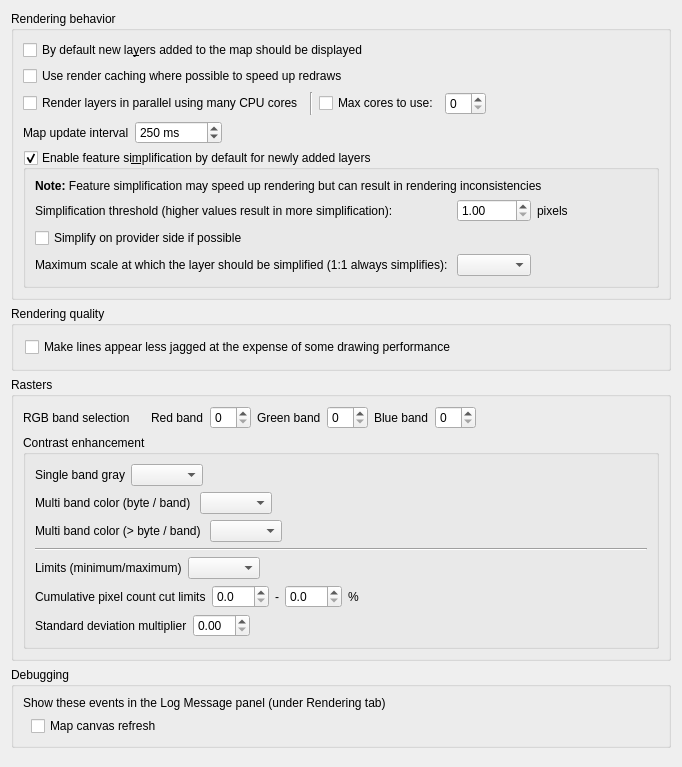
             <widget class="QWidget" name="mOptionsScrollAreaContents_04">
              <property name="geometry">
               <rect>
                <x>0</x>
                <y>0</y>
                <width>682</width>
                <height>767</height>
               </rect>
              </property>
              <layout class="QVBoxLayout" name="verticalLayout_29">
               <item>
                <widget class="QgsCollapsibleGroupBox" name="groupBox_5">
                 <property name="title">
                  <string>Rendering behavior</string>
                 </property>
                 <layout class="QVBoxLayout" name="verticalLayout_9">
                  <item>
                   <widget class="QCheckBox" name="chkAddedVisibility">
                    <property name="text">
                     <string>By default new la&amp;yers added to the map should be displayed</string>
                    </property>
                   </widget>
                  </item>
                  <item>
                   <widget class="QCheckBox" name="chkUseRenderCaching">
                    <property name="text">
                     <string>Use render caching where possible to speed up redraws</string>
                    </property>
                   </widget>
                  </item>
                  <item>
                   <layout class="QHBoxLayout" name="horizontalLayout_26">
                    <item>
                     <widget class="QCheckBox" name="chkParallelRendering">
                      <property name="text">
                       <string>Render layers in parallel using many CPU cores</string>
                      </property>
                     </widget>
                    </item>
                    <item>
                     <widget class="Line" name="line_6">
                      <property name="orientation">
                       <enum>Qt::Vertical</enum>
                      </property>
                     </widget>
                    </item>
                    <item>
                     <widget class="QCheckBox" name="chkMaxThreads">
                      <property name="text">
                       <string>Max cores to use:</string>
                      </property>
                     </widget>
                    </item>
                    <item>
                     <widget class="QSpinBox" name="spinMaxThreads"/>
                    </item>
                    <item>
                     <spacer name="horizontalSpacer_41">
                      <property name="orientation">
                       <enum>Qt::Horizontal</enum>
                      </property>
                      <property name="sizeHint" stdset="0">
                       <size>
                        <width>40</width>
                        <height>20</height>
                       </size>
                      </property>
                     </spacer>
                    </item>
                   </layout>
                  </item>
                  <item>
                   <layout class="QHBoxLayout" name="horizontalLayout_4">
                    <item>
                     <widget class="QLabel" name="label_56">
                      <property name="text">
                       <string>Map update interval</string>
                      </property>
                     </widget>
                    </item>
                    <item>
                     <widget class="QSpinBox" name="spinMapUpdateInterval">
                      <property name="suffix">
                       <string> ms</string>
                      </property>
                      <property name="maximum">
                       <number>999999</number>
                      </property>
                      <property name="singleStep">
                       <number>50</number>
                      </property>
                      <property name="value">
                       <number>250</number>
                      </property>
                     </widget>
                    </item>
                    <item>
                     <spacer name="horizontalSpacer_46">
                      <property name="orientation">
                       <enum>Qt::Horizontal</enum>
                      </property>
                      <property name="sizeHint" stdset="0">
                       <size>
                        <width>40</width>
                        <height>20</height>
                       </size>
                      </property>
                     </spacer>
                    </item>
                   </layout>
                  </item>
                  <item>
                   <widget class="QgsCollapsibleGroupBox" name="mSimplifyDrawingGroupBox">
                    <property name="title">
                     <string>Enable feature si&amp;mplification by default for newly added layers</string>
                    </property>
                    <property name="flat">
                     <bool>true</bool>
                    </property>
                    <property name="checkable">
                     <bool>true</bool>
                    </property>
                    <layout class="QGridLayout" name="_14">
                     <item row="0" column="1" colspan="4">
                      <widget class="QLabel" name="label_59">
                       <property name="text">
                        <string>&lt;b&gt;Note:&lt;/b&gt; Feature simplification may speed up rendering but can result in rendering inconsistencies</string>
                       </property>
                      </widget>
                     </item>
                     <item row="1" column="1">
                      <widget class="QLabel" name="label_65">
                       <property name="text">
                        <string>Simplification threshold (higher values result in more simplification): </string>
                       </property>
                       <property name="margin">
                        <number>2</number>
                       </property>
                      </widget>
                     </item>
                     <item row="1" column="2">
                      <widget class="QDoubleSpinBox" name="mSimplifyDrawingSpinBox">
                       <property name="toolTip">
                        <string>Higher values result in more simplification</string>
                       </property>
                       <property name="decimals">
                        <number>2</number>
                       </property>
                       <property name="minimum">
                        <double>1.000000000000000</double>
                       </property>
                       <property name="maximum">
                        <double>5.000000000000000</double>
                       </property>
                       <property name="singleStep">
                        <double>0.200000000000000</double>
                       </property>
                       <property name="value">
                        <double>1.000000000000000</double>
                       </property>
                      </widget>
                     </item>
                     <item row="1" column="3">
                      <widget class="QLabel" name="mSimplifyDrawingPx">
                       <property name="text">
                        <string>pixels</string>
                       </property>
                       <property name="margin">
                        <number>2</number>
                       </property>
                      </widget>
                     </item>
                     <item row="1" column="4">
                      <spacer name="horizontalSpacer_40">
                       <property name="orientation">
                        <enum>Qt::Horizontal</enum>
                       </property>
                       <property name="sizeHint" stdset="0">
                        <size>
                         <width>20</width>
                         <height>20</height>
                        </size>
                       </property>
                      </spacer>
                     </item>
                     <item row="2" column="1" colspan="4">
                      <widget class="QCheckBox" name="mSimplifyDrawingAtProvider">
                       <property name="text">
                        <string>Simplify on provider side if possible</string>
                       </property>
                      </widget>
                     </item>
                     <item row="3" column="1">
                      <widget class="QLabel" name="mSimplifyMaxScaleLabel">
                       <property name="text">
                        <string>Maximum scale at which the layer should be simplified (1:1 always simplifies): </string>
                       </property>
                       <property name="margin">
                        <number>2</number>
                       </property>
                      </widget>
                     </item>
                     <item row="3" column="2">
                      <widget class="QgsScaleComboBox" name="mSimplifyMaximumScaleComboBox">
                       <property name="sizePolicy">
                        <sizepolicy hsizetype="Expanding" vsizetype="Fixed">
                         <horstretch>0</horstretch>
                         <verstretch>0</verstretch>
                        </sizepolicy>
                       </property>
                      </widget>
                     </item>
                    </layout>
                   </widget>
                  </item>
                 </layout>
                </widget>
               </item>
               <item>
                <widget class="QgsCollapsibleGroupBox" name="groupBox_8">
                 <property name="title">
                  <string>Rendering quality</string>
                 </property>
                 <layout class="QVBoxLayout" name="_5">
                  <property name="leftMargin">
                   <number>11</number>
                  </property>
                  <property name="topMargin">
                   <number>11</number>
                  </property>
                  <property name="rightMargin">
                   <number>11</number>
                  </property>
                  <property name="bottomMargin">
                   <number>11</number>
                  </property>
                  <item>
                   <widget class="QCheckBox" name="chkAntiAliasing">
                    <property name="text">
                     <string>Make lines appear less jagged at the expense of some drawing performance</string>
                    </property>
                   </widget>
                  </item>
                 </layout>
                </widget>
               </item>
               <item>
                <widget class="QgsCollapsibleGroupBox" name="groupBox_14">
                 <property name="title">
                  <string>Rasters</string>
                 </property>
                 <layout class="QVBoxLayout" name="verticalLayout_10">
                  <item>
                   <widget class="QWidget" name="widget" native="true">
                    <layout class="QHBoxLayout" name="horizontalLayout_19">
                     <property name="leftMargin">
                      <number>0</number>
                     </property>
                     <property name="topMargin">
                      <number>0</number>
                     </property>
                     <property name="rightMargin">
                      <number>0</number>
                     </property>
                     <property name="bottomMargin">
                      <number>0</number>
                     </property>
                     <item>
                      <widget class="QLabel" name="label_21">
                       <property name="text">
                        <string>RGB band selection</string>
                       </property>
                      </widget>
                     </item>
                     <item>
                      <spacer name="horizontalSpacer_19">
                       <property name="orientation">
                        <enum>Qt::Horizontal</enum>
                       </property>
                       <property name="sizeType">
                        <enum>QSizePolicy::Maximum</enum>
                       </property>
                       <property name="sizeHint" stdset="0">
                        <size>
                         <width>15</width>
                         <height>20</height>
                        </size>
                       </property>
                      </spacer>
                     </item>
                     <item>
                      <widget class="QLabel" name="label_22">
                       <property name="text">
                        <string>Red band</string>
                       </property>
                      </widget>
                     </item>
                     <item>
                      <widget class="QSpinBox" name="spnRed"/>
                     </item>
                     <item>
                      <widget class="QLabel" name="label_23">
                       <property name="text">
                        <string>Green band</string>
                       </property>
                      </widget>
                     </item>
                     <item>
                      <widget class="QSpinBox" name="spnGreen"/>
                     </item>
                     <item>
                      <widget class="QLabel" name="label_24">
                       <property name="text">
                        <string>Blue band</string>
                       </property>
                      </widget>
                     </item>
                     <item>
                      <widget class="QSpinBox" name="spnBlue"/>
                     </item>
                     <item>
                      <spacer name="horizontalSpacer_20">
                       <property name="orientation">
                        <enum>Qt::Horizontal</enum>
                       </property>
                       <property name="sizeHint" stdset="0">
                        <size>
                         <width>40</width>
                         <height>20</height>
                        </size>
                       </property>
                      </spacer>
                     </item>
                    </layout>
                   </widget>
                  </item>
                  <item>
                   <widget class="QGroupBox" name="groupBox_17">
                    <property name="title">
                     <string>Contrast enhancement</string>
                    </property>
                    <property name="flat">
                     <bool>true</bool>
                    </property>
                    <layout class="QVBoxLayout" name="verticalLayout_11">
                     <item>
                      <widget class="QWidget" name="widget_3" native="true">
                       <layout class="QHBoxLayout" name="horizontalLayout_22">
                        <property name="leftMargin">
                         <number>0</number>
                        </property>
                        <property name="topMargin">
                         <number>0</number>
                        </property>
                        <property name="rightMargin">
                         <number>0</number>
                        </property>
                        <property name="bottomMargin">
                         <number>0</number>
                        </property>
                        <item>
                         <widget class="QLabel" name="label_37">
                          <property name="text">
                           <string>Single band gray</string>
                          </property>
                         </widget>
                        </item>
                        <item>
                         <widget class="QComboBox" name="cboxContrastEnhancementAlgorithmSingleBand"/>
                        </item>
                        <item>
                         <spacer name="horizontalSpacer_23">
                          <property name="orientation">
                           <enum>Qt::Horizontal</enum>
                          </property>
                          <property name="sizeHint" stdset="0">
                           <size>
                            <width>208</width>
                            <height>20</height>
                           </size>
                          </property>
                         </spacer>
                        </item>
                       </layout>
                      </widget>
                     </item>
                     <item>
                      <widget class="QWidget" name="widget_4" native="true">
                       <layout class="QHBoxLayout" name="horizontalLayout_23">
                        <property name="leftMargin">
                         <number>0</number>
                        </property>
                        <property name="topMargin">
                         <number>0</number>
                        </property>
                        <property name="rightMargin">
                         <number>0</number>
                        </property>
                        <property name="bottomMargin">
                         <number>0</number>
                        </property>
                        <item>
                         <widget class="QLabel" name="label_38">
                          <property name="text">
                           <string>Multi band color (byte / band) </string>
                          </property>
                         </widget>
                        </item>
                        <item>
                         <widget class="QComboBox" name="cboxContrastEnhancementAlgorithmMultiBandSingleByte"/>
                        </item>
                        <item>
                         <spacer name="horizontalSpacer_24">
                          <property name="orientation">
                           <enum>Qt::Horizontal</enum>
                          </property>
                          <property name="sizeHint" stdset="0">
                           <size>
                            <width>208</width>
                            <height>20</height>
                           </size>
                          </property>
                         </spacer>
                        </item>
                       </layout>
                      </widget>
                     </item>
                     <item>
                      <widget class="QWidget" name="widget_5" native="true">
                       <layout class="QHBoxLayout" name="horizontalLayout_24">
                        <property name="leftMargin">
                         <number>0</number>
                        </property>
                        <property name="topMargin">
                         <number>0</number>
                        </property>
                        <property name="rightMargin">
                         <number>0</number>
                        </property>
                        <property name="bottomMargin">
                         <number>0</number>
                        </property>
                        <item>
                         <widget class="QLabel" name="label_39">
                          <property name="text">
                           <string>Multi band color (&gt; byte / band) </string>
                          </property>
                         </widget>
                        </item>
                        <item>
                         <widget class="QComboBox" name="cboxContrastEnhancementAlgorithmMultiBandMultiByte"/>
                        </item>
                        <item>
                         <spacer name="horizontalSpacer_25">
                          <property name="orientation">
                           <enum>Qt::Horizontal</enum>
                          </property>
                          <property name="sizeHint" stdset="0">
                           <size>
                            <width>208</width>
                            <height>20</height>
                           </size>
                          </property>
                         </spacer>
                        </item>
                       </layout>
                      </widget>
                     </item>
                     <item>
                      <widget class="Line" name="line">
                       <property name="orientation">
                        <enum>Qt::Horizontal</enum>
                       </property>
                      </widget>
                     </item>
                     <item>
                      <widget class="QWidget" name="widget_6" native="true">
                       <layout class="QHBoxLayout" name="horizontalLayout_25">
                        <property name="leftMargin">
                         <number>0</number>
                        </property>
                        <property name="topMargin">
                         <number>0</number>
                        </property>
                        <property name="rightMargin">
                         <number>0</number>
                        </property>
                        <property name="bottomMargin">
                         <number>0</number>
                        </property>
                        <item>
                         <widget class="QLabel" name="label_40">
                          <property name="text">
                           <string>Limits (minimum/maximum)</string>
                          </property>
                         </widget>
                        </item>
                        <item>
                         <widget class="QComboBox" name="cboxContrastEnhancementLimits"/>
                        </item>
                        <item>
                         <spacer name="horizontalSpacer_26">
                          <property name="orientation">
                           <enum>Qt::Horizontal</enum>
                          </property>
                          <property name="sizeHint" stdset="0">
                           <size>
                            <width>208</width>
                            <height>20</height>
                           </size>
                          </property>
                         </spacer>
                        </item>
                       </layout>
                      </widget>
                     </item>
                     <item>
                      <widget class="QWidget" name="widget_7" native="true">
                       <layout class="QHBoxLayout" name="horizontalLayout_18">
                        <property name="leftMargin">
                         <number>0</number>
                        </property>
                        <property name="topMargin">
                         <number>0</number>
                        </property>
                        <property name="rightMargin">
                         <number>0</number>
                        </property>
                        <property name="bottomMargin">
                         <number>0</number>
                        </property>
                        <item>
                         <widget class="QLabel" name="label_36">
                          <property name="text">
                           <string>Cumulative pixel count cut limits</string>
                          </property>
                         </widget>
                        </item>
                        <item>
                         <widget class="QDoubleSpinBox" name="mRasterCumulativeCutLowerDoubleSpinBox">
                          <property name="decimals">
                           <number>1</number>
                          </property>
                         </widget>
                        </item>
                        <item>
                         <widget class="QLabel" name="label_34">
                          <property name="text">
                           <string>-</string>
                          </property>
                         </widget>
                        </item>
                        <item>
                         <widget class="QDoubleSpinBox" name="mRasterCumulativeCutUpperDoubleSpinBox">
                          <property name="decimals">
                           <number>1</number>
                          </property>
                         </widget>
                        </item>
                        <item>
                         <widget class="QLabel" name="label_35">
                          <property name="text">
                           <string>%</string>
                          </property>
                         </widget>
                        </item>
                        <item>
                         <spacer name="horizontalSpacer_18">
                          <property name="orientation">
                           <enum>Qt::Horizontal</enum>
                          </property>
                          <property name="sizeHint" stdset="0">
                           <size>
                            <width>123</width>
                            <height>20</height>
                           </size>
                          </property>
                         </spacer>
                        </item>
                       </layout>
                      </widget>
                     </item>
                     <item>
                      <widget class="QWidget" name="widget_2" native="true">
                       <layout class="QHBoxLayout" name="horizontalLayout_20">
                        <property name="leftMargin">
                         <number>0</number>
                        </property>
                        <property name="topMargin">
                         <number>0</number>
                        </property>
                        <property name="rightMargin">
                         <number>0</number>
                        </property>
                        <property name="bottomMargin">
                         <number>0</number>
                        </property>
                        <item>
                         <widget class="QLabel" name="label_25">
                          <property name="text">
                           <string>Standard deviation multiplier</string>
                          </property>
                         </widget>
                        </item>
                        <item>
                         <widget class="QDoubleSpinBox" name="spnThreeBandStdDev">
                          <property name="maximum">
                           <double>10.000000000000000</double>
                          </property>
                          <property name="singleStep">
                           <double>0.100000000000000</double>
                          </property>
                         </widget>
                        </item>
                        <item>
                         <spacer name="horizontalSpacer_21">
                          <property name="orientation">
                           <enum>Qt::Horizontal</enum>
                          </property>
                          <property name="sizeHint" stdset="0">
                           <size>
                            <width>258</width>
                            <height>20</height>
                           </size>
                          </property>
                         </spacer>
                        </item>
                       </layout>
                      </widget>
                     </item>
                    </layout>
                   </widget>
                  </item>
                 </layout>
                </widget>
               </item>
               <item>
                <widget class="QgsCollapsibleGroupBox" name="groupBox_22">
                 <property name="title">
                  <string>Debugging</string>
                 </property>
                 <layout class="QVBoxLayout" name="verticalLayout_35">
                  <item>
                   <widget class="QLabel" name="label_55">
                    <property name="text">
                     <string>Show these events in the Log Message panel (under Rendering tab)</string>
                    </property>
                   </widget>
                  </item>
                  <item>
                   <layout class="QGridLayout" name="gridLayout_6">
                    <item row="0" column="0">
                     <spacer name="horizontalSpacer_37">
                      <property name="orientation">
                       <enum>Qt::Horizontal</enum>
                      </property>
                      <property name="sizeType">
                       <enum>QSizePolicy::Fixed</enum>
                      </property>
                      <property name="sizeHint" stdset="0">
                       <size>
                        <width>8</width>
                        <height>20</height>
                       </size>
                      </property>
                     </spacer>
                    </item>
                    <item row="0" column="1">
                     <widget class="QCheckBox" name="mLogCanvasRefreshChkBx">
                      <property name="text">
                       <string>Map canvas refresh</string>
                      </property>
                     </widget>
                    </item>
                   </layout>
                  </item>
                 </layout>
                </widget>
               </item>
               <item>
                <spacer name="verticalSpacer_6">
                 <property name="orientation">
                  <enum>Qt::Vertical</enum>
                 </property>
                 <property name="sizeHint" stdset="0">
                  <size>
                   <width>20</width>
                   <height>40</height>
                  </size>
                 </property>
                </spacer>
               </item>
              </layout>
             </widget>
